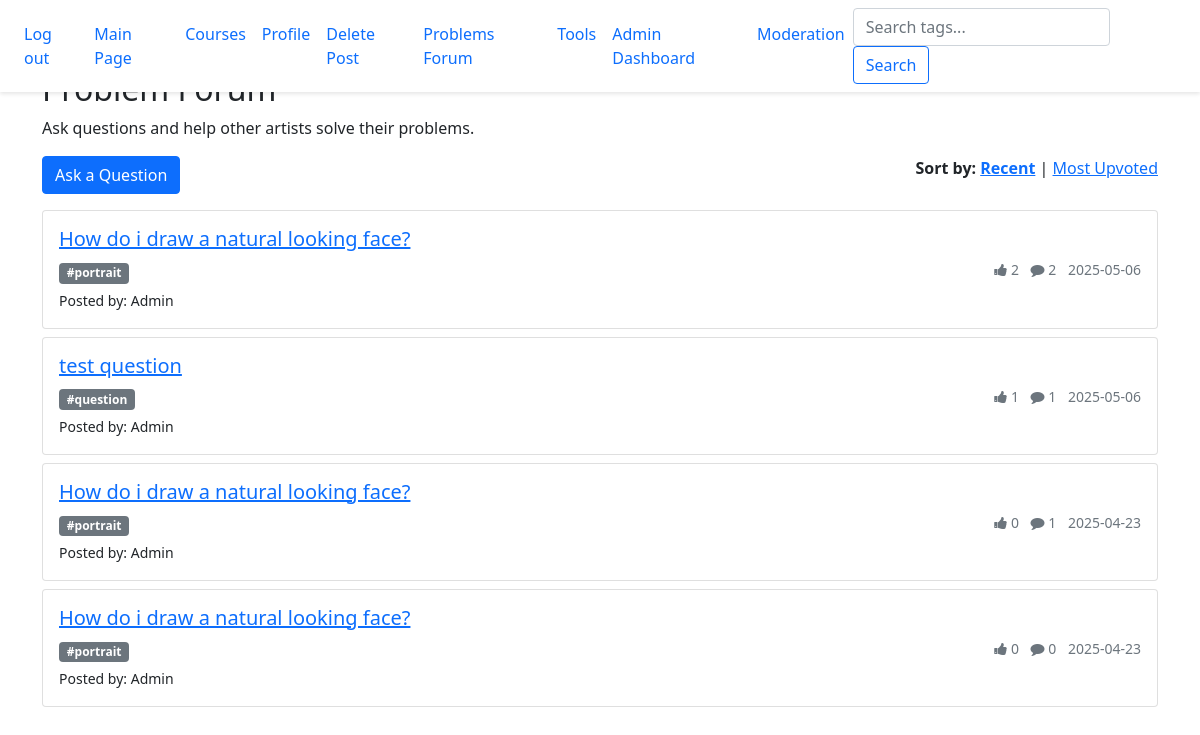
Screenshot of /main/problems (signed in) with the database file from the repository.
### website/models.py (models this page shows, shortened)
class Problem(db.Model):
    id = db.Column(db.Integer, primary_key=True)
    title = db.Column(db.String(200), nullable=False)
    description = db.Column(db.Text)
    image_url = db.Column(db.String(300), nullable=True)
    is_approved = db.Column(db.Boolean, default=False)
    timestamp = db.Column(db.DateTime, default=datetime.utcnow)
    user_id = db.Column(db.Integer, db.ForeignKey('user.id'), nullable=False)
    user = db.relationship('User', backref='problems')
    tags = db.relationship('Tag', secondary=problem_tags, backref='problems')
    upvotes = db.relationship('ProblemUpvote', backref='problem', lazy='dynamic')
    comments = db.relationship('ProblemComment', backref='problem', lazy='dynamic')

class Tag(db.Model):
    id = db.Column(db.Integer, primary_key=True)
    name = db.Column(db.String(50), unique=True, nullable=False)

class User(db.Model, UserMixin):
    id = db.Column(db.Integer, primary_key = True)
    email = db.Column(db.String(150), unique = True)
    password = db.Column(db.String(150))
    posts = db.relationship('Posts', backref='author', lazy=True) # user's posts
    username = db.Column(db.String(150), unique=True, nullable=False)  # renamed from first_name
    user_image = db.Column(db.String(300), nullable=True)  # path to profile image
    is_admin = db.Column(db.Boolean, default=False) # check to see if this is an admin or not
    lesson_progress = db.relationship('LessonProgress', backref='user', lazy=True) #user's lesson progress, tracked by watching the tutorial video in the lesson

### website/views.py (the view)
@views.route('/main/problems')  # problems forum
@login_required
def problems():
    sort_by = request.args.get('sort_by', 'recent')  # Default sort by recent
    approved_problems = Problem.query.filter_by(is_approved=True).all()
    if sort_by == 'upvotes':
        approved_problems.sort(key=lambda problem: calculate_problem_score(problem), reverse=True)
    else:  #default to sorting by recent
        approved_problems.sort(key=lambda problem: problem.timestamp, reverse=True)
    return render_template("problems.html", problems=approved_problems, sort_by=sort_by)

### website/__init__.py (called while the page is built)
def create_app():
    app = Flask(__name__)
    app.config['SECRET_KEY'] = 'touplis' #secret key for dev only
    app.config['SQLALCHEMY_DATABASE_URI'] = f'sqlite:///{DB_NAME}'
    db.init_app(app)
    migrate.init_app(app, db)
    from .views import views
    from .auth import auth
    from .admin import admin
    app.register_blueprint(views, url_prefix='/')
    app.register_blueprint(auth, url_prefix='/')
    app.register_blueprint(admin)
    from .models import User, Posts, Course
    login_manager = LoginManager()
    login_manager.login_view = 'auth.login'
    login_manager.init_app(app)
    @login_manager.user_loader
    def load_user(id):
        return User.query.get(int(id))
    @app.context_processor
    def inject_user():
        return dict(user=current_user)
    create_database(app)
    return app

### website/templates/problems.html (shortened to what this page needs)
{% extends "base.html" %}
{% block content %}
<h2>Problem Forum</h2>
<p>Ask questions and help other artists solve their problems.</p>
<div class="row mb-3">
  <div class="col-md-6">
    <a href="{{ url_for('views.create_problem') }}" class="btn btn-primary">Ask a Question</a>
  </div>
  <div class="col-md-6 text-right">
    <strong>Sort by:</strong>
    <a href="{{ url_for('views.problems', sort_by='recent') }}"
       class="{{ 'font-weight-bold' if sort_by == 'recent' else '' }}">Recent</a> |
    <a href="{{ url_for('views.problems', sort_by='upvotes') }}"
       class="{{ 'font-weight-bold' if sort_by == 'upvotes' else '' }}">Most Upvoted</a>
  </div>
</div>
<div class="problems-list">
  {% for problem in problems %}
    <div class="card mb-2" style="max-height: 150px; overflow: hidden;">
      <div class="card-body p-3">
        <h5>
          <a href="{{ url_for('views.problem_detail', problem_id=problem.id) }}">{{ problem.title }}</a>
        </h5>
        <div class="d-flex justify-content-between">
          <div>
            {% for tag in problem.tags %}
              <span class="badge badge-secondary">#{{ tag.name }}</span>
            {% endfor %}
          </div>
          <small class="text-muted">
            <i class="fa fa-thumbs-up"></i> {{ problem.upvotes.count() }}
            <i class="fa fa-comment ml-2"></i> {{ problem.comments.count() }}
            <span class="ml-2">{{ problem.timestamp.strftime('%Y-%m-%d') }}</span>
          </small>
        </div>
        <div class="mt-1">
          <small>Posted by: {{ problem.user.username }}</small>
        </div>
      </div>
    </div>
  {% else %}
    <p class="text-center">No problems posted yet. Be the first to ask a question!</p>
  {% endfor %}
</div>
{% endblock %}

### website/templates/base.html (style rules this page uses)
body { padding-top: 70px; }

### rows the page displays
Problem: title "How do i draw a natural looking face?", upvotes.count "2", comments.count "2", timestamp "2025-05-06", user.username "Admin"
Tag: name "portrait"
Problem: title "test question", upvotes.count "1", comments.count "1", timestamp "2025-05-06", user.username "Admin"
Tag: name "question"
Problem: title "How do i draw a natural looking face?", upvotes.count "0", comments.count "1", timestamp "2025-04-23", user.username "Admin"
Problem: title "How do i draw a natural looking face?", upvotes.count "0", comments.count "0", timestamp "2025-04-23", user.username "Admin"
